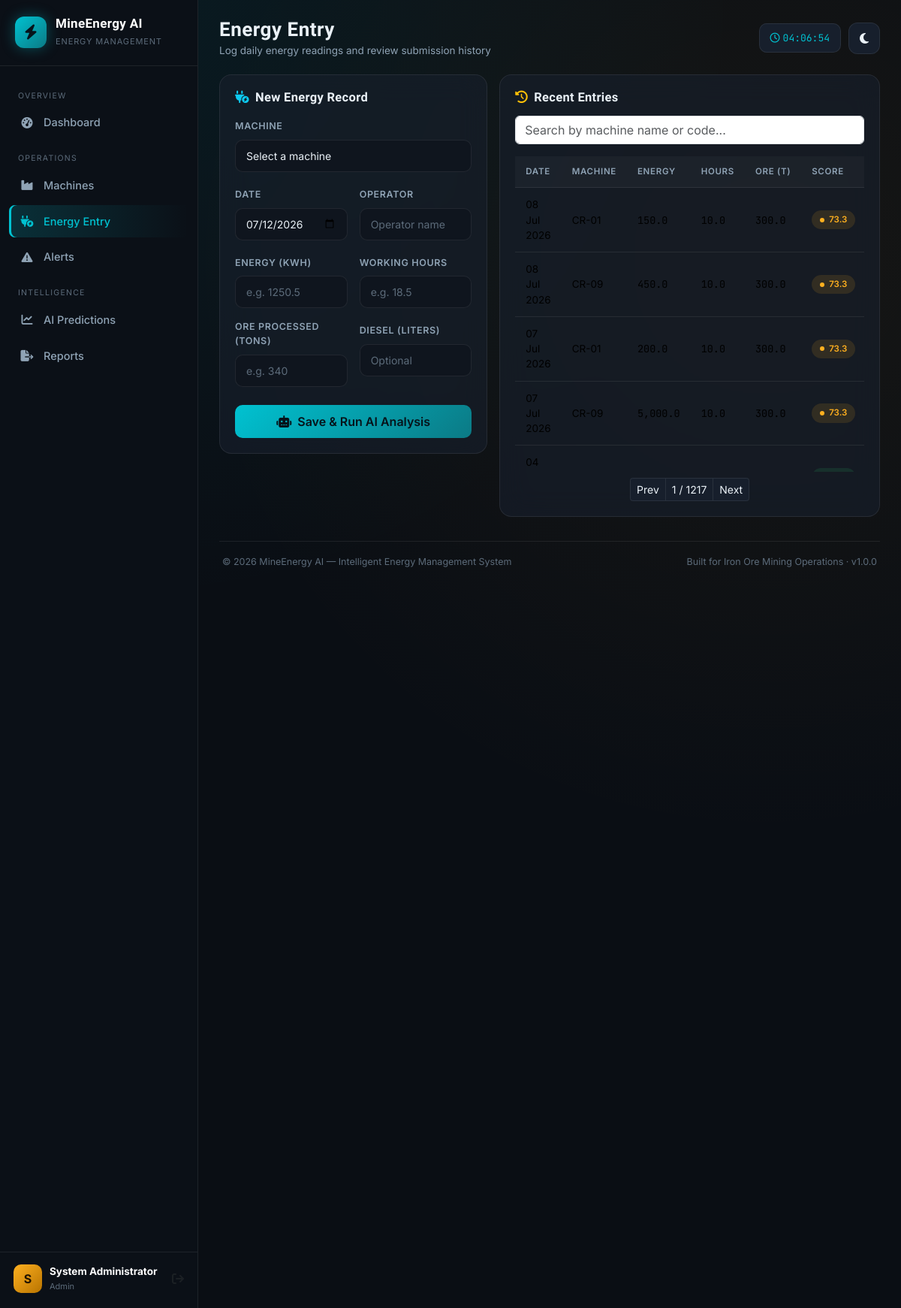
Screenshot of /energy/ (signed in) with the database file from the repository.
### models/models.py (models this page shows, shortened)
class User(UserMixin, db.Model):
    __tablename__ = "users"
    id = db.Column(db.Integer, primary_key=True)
    full_name = db.Column(db.String(120), nullable=False)
    username = db.Column(db.String(80), unique=True, nullable=False, index=True)
    email = db.Column(db.String(120), unique=True, nullable=False)
    password_hash = db.Column(db.String(255), nullable=False)
    role = db.Column(db.String(30), default="Operator")  # Admin / Manager / Operator
    created_at = db.Column(db.DateTime, default=datetime.utcnow)

class Machine(db.Model):
    __tablename__ = "machines"
    id = db.Column(db.Integer, primary_key=True)
    machine_code = db.Column(db.String(20), unique=True, nullable=False)  # e.g. CR-01
    name = db.Column(db.String(120), nullable=False)
    machine_type = db.Column(db.String(50), nullable=False)  # Crusher, Conveyor, etc.
    location = db.Column(db.String(120), nullable=False)
    status = db.Column(db.String(20), default="Active")  # Active / Idle / Maintenance / Offline
    installation_date = db.Column(db.Date, nullable=False)
    rated_power_kw = db.Column(db.Float, default=100.0)  # nameplate power rating
    created_at = db.Column(db.DateTime, default=datetime.utcnow)
    energy_records = db.relationship(
        "EnergyRecord", backref="machine", lazy="dynamic", cascade="all, delete-orphan"
    )
    alerts = db.relationship(
        "Alert", backref="machine", lazy="dynamic", cascade="all, delete-orphan"
    )
    predictions = db.relationship(
        "Prediction", backref="machine", lazy="dynamic", cascade="all, delete-orphan"
    )

### routes/energy.py (the view, shortened to what this page needs)
@energy_bp.route("/", methods=["GET", "POST"])
@login_required
def index():
    machines = Machine.query.order_by(Machine.name).all()
    search = request.args.get("q", "").strip()
    page = request.args.get("page", 1, type=int)
    query = EnergyRecord.query.join(Machine)
    if search:
        like = f"%{search}%"
        query = query.filter(
            db.or_(Machine.name.ilike(like), Machine.machine_code.ilike(like))
        )
    pagination = query.order_by(EnergyRecord.date.desc()).paginate(
        page=page, per_page=Config.RECORDS_PER_PAGE, error_out=False
    )
    return render_template(
        "energy.html",
        machines=machines,
        records=pagination.items,
        pagination=pagination,
        search=search,
        today=datetime.today().strftime("%Y-%m-%d"),
    )

### app.py (called while the page is built)
@login_manager.user_loader
def load_user(user_id):
    return db.session.get(User, int(user_id))

### utils/helpers.py (called while the page is built)
def format_number(value, decimals=1):
    try:
        return f"{float(value):,.{decimals}f}"
    except (TypeError, ValueError):
        return value

### templates/energy.html (shortened to what this page needs)
{% extends "base.html" %}
{% block page_title %}Energy Entry{% endblock %}
{% block page_subtitle %}Log daily energy readings and review submission history{% endblock %}
{% block content %}
<div class="row g-3 mb-4">
  <div class="col-lg-5">
    <div class="glass-card fade-in-up">
      <div class="section-header"><h5><i class="fa-solid fa-plug-circle-bolt me-2 text-info"></i>New Energy Record</h5></div>
      <form method="POST" class="form-industrial">
        <div class="mb-3">
          <label class="form-label">Machine</label>
          <select name="machine_id" class="form-select" required>
            <option value="" disabled selected>Select a machine</option>
          </select>
        </div>
        <div class="row g-3">
          <div class="col-md-6">
            <label class="form-label">Date</label>
            <input type="date" name="date" class="form-control" value="{{ today }}" required>
          </div>
          <div class="col-md-6">
            <label class="form-label">Operator</label>
            <input type="text" name="operator" class="form-control" placeholder="Operator name">
          </div>
          <div class="col-md-6">
            <label class="form-label">Energy (kWh)</label>
            <input type="number" step="0.1" min="0" name="energy_kwh" class="form-control" placeholder="e.g. 1250.5" required>
          </div>
          <div class="col-md-6">
            <label class="form-label">Working Hours</label>
            <input type="number" step="0.1" min="0" max="24" name="working_hours" class="form-control" placeholder="e.g. 18.5" required>
          </div>
          <div class="col-md-6">
            <label class="form-label">Ore Processed (Tons)</label>
            <input type="number" step="0.1" min="0" name="ore_processed_tons" class="form-control" placeholder="e.g. 340" required>
          </div>
          <div class="col-md-6">
            <label class="form-label">Diesel (Liters)</label>
            <input type="number" step="0.1" min="0" name="diesel_liters" class="form-control" placeholder="Optional">
          </div>
        </div>
        <button type="submit" class="btn btn-industrial w-100 mt-4">
          <i class="fa-solid fa-robot me-2"></i>Save &amp; Run AI Analysis
        </button>
      </form>
    </div>
  </div>
  <div class="col-lg-7">
    <div class="glass-card fade-in-up h-100">
      <div class="section-header">
        <h5><i class="fa-solid fa-clock-rotate-left me-2 text-warning"></i>Recent Entries</h5>
      </div>
      <form class="mb-3" method="GET">
        <input type="text" name="q" value="{{ search }}" class="form-control form-industrial" placeholder="Search by machine name or code...">
      </form>
      <div class="table-responsive" style="max-height:420px; overflow-y:auto;">
        <table class="table table-industrial align-middle">
          <thead>
            <tr><th>Date</th><th>Machine</th><th>Energy</th><th>Hours</th><th>Ore (T)</th><th>Score</th></tr>
          </thead>
          <tbody>
            {% for r in records %}
            <tr>
              <td>{{ r.date.strftime('%d %b %Y') }}</td>
              <td>{{ r.machine.machine_code }}</td>
              <td class="mono">{{ r.energy_kwh | fmt(1) }}</td>
              <td class="mono">{{ r.working_hours }}</td>
              <td class="mono">{{ r.ore_processed_tons }}</td>
              <td>
                <span class="status-pill {% if r.efficiency_score >= 75 %}status-active{% elif r.efficiency_score >= 50 %}status-idle{% else %}status-offline{% endif %}">
                  {{ r.efficiency_score }}
                </span>
              </td>
            </tr>
            {% else %}
            <tr><td colspan="6" class="text-center text-muted py-4">No energy records found.</td></tr>
            {% endfor %}
          </tbody>
        </table>
      </div>
      {% if pagination.pages > 1 %}
      <nav class="mt-2">
        <ul class="pagination pagination-sm justify-content-center mb-0">
          <li class="page-item {% if not pagination.has_prev %}disabled{% endif %}">
            <a class="page-link" href="{{ url_for('energy.index', page=pagination.prev_num, q=search) }}">Prev</a>
          </li>
          <li class="page-item disabled"><span class="page-link">{{ pagination.page }} / {{ pagination.pages }}</span></li>
          <li class="page-item {% if not pagination.has_next %}disabled{% endif %}">
            <a class="page-link" href="{{ url_for('energy.index', page=pagination.next_num, q=search) }}">Next</a>
          </li>
        </ul>
      </nav>
      {% endif %}
    </div>
  </div>
</div>
{% endblock %}

### templates/base.html (shortened to what this page needs)
<!DOCTYPE html>
<html lang="en" data-theme="dark">
<head>
<link href="https://cdnjs.cloudflare.com/ajax/libs/bootstrap/5.3.3/css/bootstrap.min.css" rel="stylesheet">
<link href="https://cdnjs.cloudflare.com/ajax/libs/font-awesome/6.5.1/css/all.min.css" rel="stylesheet">
<link href="{{ url_for('static', filename='css/style.css') }}" rel="stylesheet">
</head>
<body>
{% if current_user.is_authenticated %}
<div class="app-shell">
  <aside class="sidebar" id="sidebar">
    <div class="sidebar-brand">
      <div class="brand-icon"><i class="fa-solid fa-bolt"></i></div>
      <div class="brand-text">
        <h5>MineEnergy AI</h5>
        <span>Energy Management</span>
      </div>
    </div>
    <nav class="sidebar-nav">
      <div class="nav-section-label">Overview</div>
      <a href="{{ url_for('dashboard.index') }}" class="nav-link {% if request.endpoint == 'dashboard.index' %}active{% endif %}">
        <i class="fa-solid fa-gauge-high"></i> Dashboard
      </a>
      <div class="nav-section-label">Operations</div>
      <a href="{{ url_for('machines.index') }}" class="nav-link {% if request.endpoint and request.endpoint.startswith('machines.') %}active{% endif %}">
        <i class="fa-solid fa-industry"></i> Machines
      </a>
      <a href="{{ url_for('energy.index') }}" class="nav-link {% if request.endpoint and request.endpoint.startswith('energy.') %}active{% endif %}">
        <i class="fa-solid fa-plug-circle-bolt"></i> Energy Entry
      </a>
      <a href="{{ url_for('alerts.index') }}" class="nav-link {% if request.endpoint and request.endpoint.startswith('alerts.') %}active{% endif %}">
        <i class="fa-solid fa-triangle-exclamation"></i> Alerts
      </a>
      <div class="nav-section-label">Intelligence</div>
      <a href="{{ url_for('predictions.index') }}" class="nav-link {% if request.endpoint and request.endpoint.startswith('predictions.') %}active{% endif %}">
        <i class="fa-solid fa-chart-line"></i> AI Predictions
      </a>
      <a href="{{ url_for('reports.index') }}" class="nav-link {% if request.endpoint and request.endpoint.startswith('reports.') %}active{% endif %}">
        <i class="fa-solid fa-file-export"></i> Reports
      </a>
    </nav>
    <div class="sidebar-footer">
      <div class="sidebar-user">
        <div class="avatar">{{ current_user.full_name[0] }}</div>
        <div class="info">
          <strong>{{ current_user.full_name }}</strong>
          <small>{{ current_user.role }}</small>
        </div>
        <a href="{{ url_for('auth.logout') }}" class="ms-auto text-muted" title="Logout">
          <i class="fa-solid fa-arrow-right-from-bracket"></i>
        </a>
      </div>
    </div>
  </aside>
  <main class="main-content">
    <div class="topbar">
      <div class="d-flex align-items-center gap-3">
        <div>
          <h1 class="page-title">{% block page_title %}Dashboard{% endblock %}</h1>
          <div class="page-subtitle">{% block page_subtitle %}Real-time energy intelligence for iron ore operations{% endblock %}</div>
        </div>
      </div>
      <div class="topbar-actions">
        <div class="live-clock"><i class="fa-regular fa-clock me-1"></i><span id="liveClock">--:--:--</span></div>
        <button class="theme-toggle-btn" id="themeToggle" title="Toggle theme">
          <i class="fa-solid fa-moon" id="themeIcon"></i>
        </button>
      </div>
    </div>
    <div class="toast-container position-fixed top-0 end-0 p-3">
    </div>
    {% block content %}{% endblock %}
    <footer class="app-footer">
      <div>&copy; {{ current_year }} MineEnergy AI &mdash; Intelligent Energy Management System</div>
      <div>Built for Iron Ore Mining Operations &middot; v1.0.0</div>
    </footer>
  </main>
</div>
{% else %}
  {% block guest_content %}{% endblock %}
{% endif %}
</body>
</html>

### rows the page displays
User: full_name "S", full_name "System Administrator", role "Admin"
Machine: machine.machine_code "CR-01" "CR-01"
Machine: machine.machine_code "CR-09" "CR-09"

### other values shown
{{ r.date.strftime('%d %b %Y') }} "08 Jul 2026" "08 Jul 2026" "07 Jul 2026" "07 Jul 2026" "04…"
{{ r.energy_kwh | fmt(1) }} "150.0" "450.0" "200.0" "5,000.0"
{{ r.working_hours }} "10.0" "10.0" "10.0" "10.0"
{{ r.ore_processed_tons }} "300.0" "300.0" "300.0" "300.0"
{{ r.efficiency_score }} "73.3" "73.3" "73.3" "73.3"
{{ pagination.page }} "1"
{{ pagination.pages }} "1217"
